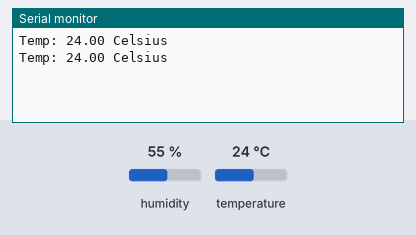
Bench run of a sketch on a simulated Arduino Uno, built with avr-gcc and run on an emulated ATmega328P. Parts: the last lines printed to the serial monitor. The test bench sets the inputs (shaded band); at power-on: temperature 24 °C, humidity 55 %.

Above: at 2.8 s.
2.9 s: temperature set to 12 °C
At 5.1 s:
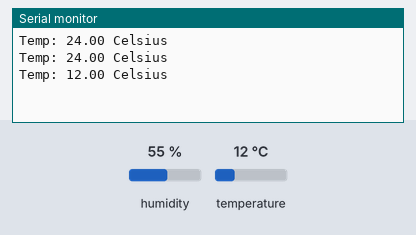
5.6 s: temperature set to 19 °C
At 6.9 s:
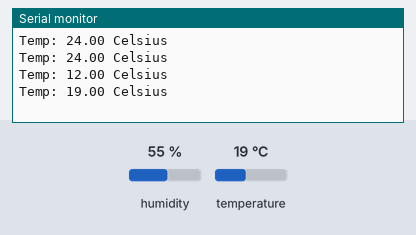
Timing chart, 0 to 8.6 s (numbered marks = the images above; inputs shaded):
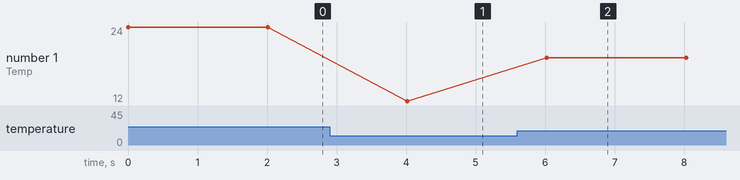

Measured:
- after the input at 2.9 s, the serial monitor: prints a new line after 1.1 s (image 1)
- after the input at 5.6 s, the serial monitor: prints a new line after 0.42 s (image 2)
- plotted number 1: 24 → 12 after the input at 2.9 s, 12 → 19 after the input at 5.6 s

The sketch:

temp.ino
```cpp
//Libraries
#include <Adafruit_Sensor.h>

#include <Adafruit_DHT.h>

//Constants
#define DHTPIN 2     // what pin we're connected to
#define DHTTYPE DHT22   // DHT 22  (AM2302)
DHT dht(DHTPIN, DHTTYPE); // Initialize DHT sensor for normal 16mhz Arduino

//Variables
float temp; //Stores temperature value

void setup()
{
    Serial.begin(9600);
    dht.begin();
}

void loop()
{
    //Read data and store it to variables temp
    temp= dht.readTemperature();

    //Print temp values to serial monitor
    Serial.print("Temp: ");
    Serial.print(temp);
    Serial.println(" Celsius");
    delay(2000); //Delay 2 sec.
}
```
